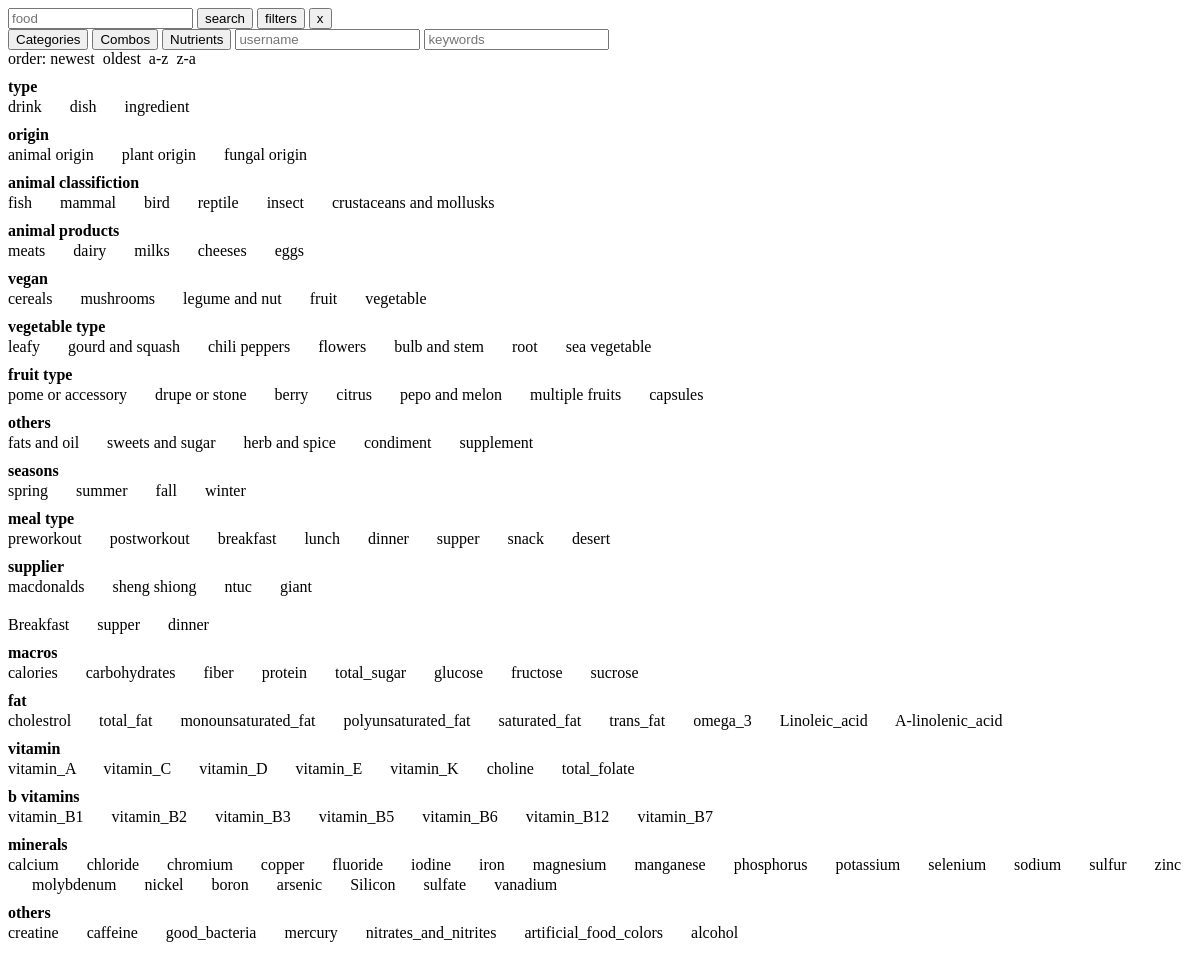
The page /foodSearch on the database as committed earlier.
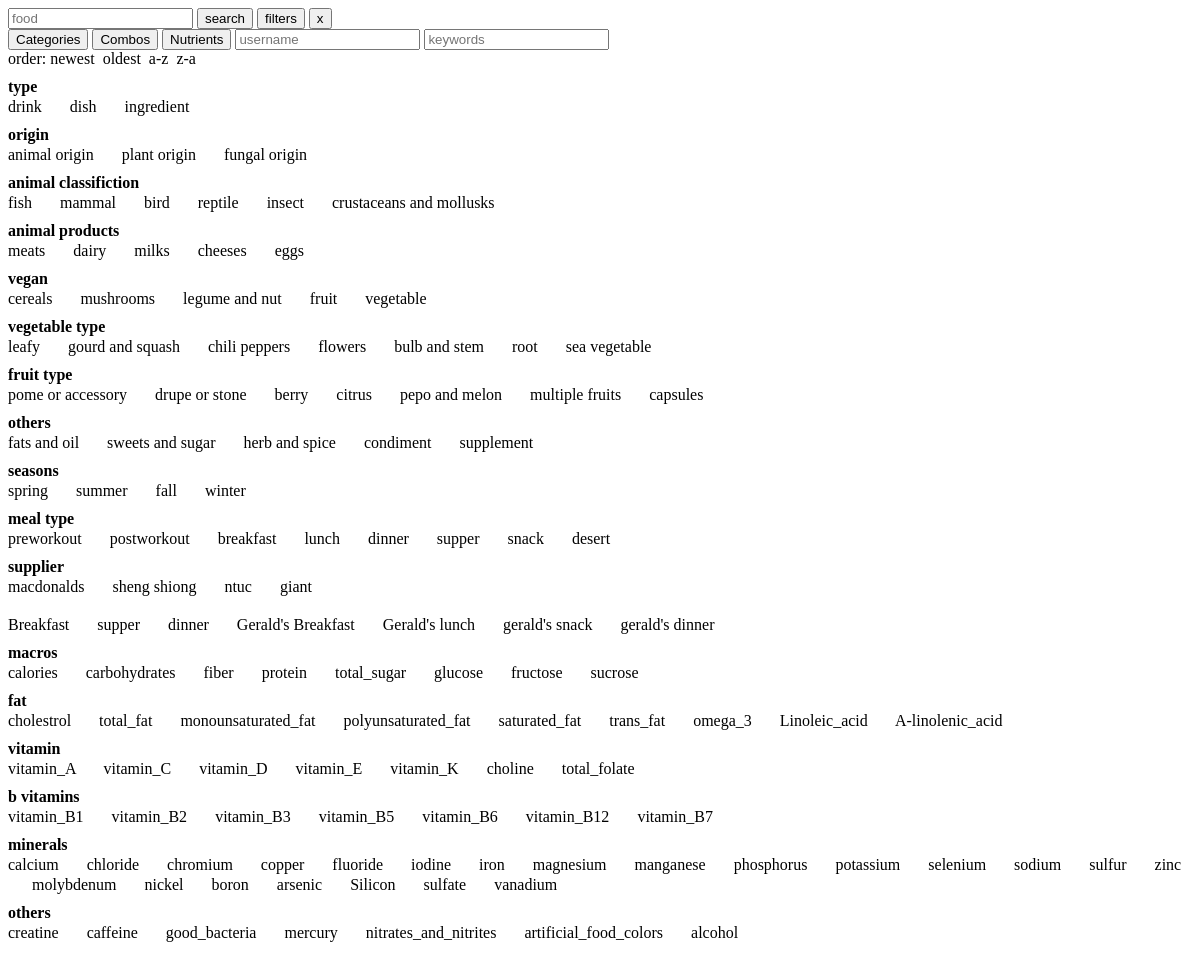
The same page on the database as committed later.
### tables this page shows
CREATE TABLE category_header (
    id INTEGER PRIMARY KEY AUTOINCREMENT NOT NULL,
    name TEXT NOT NULL
);

CREATE TABLE category (
    id INTEGER PRIMARY KEY AUTOINCREMENT NOT NULL,
    timestamp TEXT NOT NULL,
    name TEXT NOT NULL,
    category_header_id INTEGER NOT NULL,
    active INTEGER NOT NULL DEFAULT 1,
    user_id INTEGER NOT NULL,
    FOREIGN KEY (category_header_id) REFERENCES category_header(id)
);

CREATE TABLE combo (
    id INTEGER PRIMARY KEY NOT NULL,
    timestamp TEXT NOT NULL,
    user_id INTEGER NOT NULL,
    name TEXT NOT NULL,
    description TEXT,
    active INTEGER NOT NULL DEFAULT 1,
    FOREIGN KEY (user_id) REFERENCES user(id)
);

CREATE TABLE nutrient_header (
    id INTEGER PRIMARY KEY AUTOINCREMENT NOT NULL,
    name TEXT NOT NULL
);

CREATE TABLE nutrient (
    id INTEGER PRIMARY KEY AUTOINCREMENT NOT NULL,
    timestamp TEXT NOT NULL,
    name TEXT NOT NULL,
    description TEXT,
    nutrient_header_id INTEGER NOT NULL,
    active INTEGER NOT NULL DEFAULT 1,
    user_id INTEGER NOT NULL,
    FOREIGN KEY (nutrient_header_id) REFERENCES nutrient_header(id)
);

### app.py (the view)
@app.route("/foodSearch")
def foodSearch():
    db = get_db()
    c = db.cursor()
    searchFilterInfo = loadSearchFilterInfo(c)
    db.close()
    return render_template(
        "foodSearch.html",
        categories_headers_nest=searchFilterInfo["categories_headers_nest"],
        combos=searchFilterInfo["combos"],
        nutrients_headers_nest=searchFilterInfo["nutrients_headers_nest"],
        foodForm_id=request.args.get("foodForm_id"),
        id=request.args.get("id")
    )

### app.py (called while the page is built)
@app.teardown_appcontext
def close_connectioncall(exception):
    close_connection(exception)

### scripts/helpers.py (called while the page is built)
def get_db():
    db = getattr(g, "_database", None)
    if db is None:
        db = g._database = sqlite3.connect(DATABASE)
    return db

def close_connection(exception):
    db = getattr(g, "_database", None)
    if db is not None:
        db.close()

def listOfTuplesToListOfDict(listOfTuples, listOfKeys):
    list = []
    for tuple in listOfTuples:
        list.append(tupleToDict(tuple, listOfKeys))
    return list

def tupleToDict(tuple, listOfKeys):
    dict = {}
    for key, item in zip(listOfKeys, tuple):
        dict[key] = item
    return dict

### templates/foodSearch.html (shortened to what this page needs)
<div id="tabGroup_{{id}}_{{foodForm_id}}_search">
    <input class='foodSearchInput' onchange="this.setAttribute('value', this.value)" type="text" placeholder="food" list="foodList" name="food"/>
    <button onclick='searchForFood(this)' type="button">search</button>
    <button data-tab="tabGroup_{{id}}_{{foodForm_id}}_filters">filters</button>
    <button onclick="removeParentElement(this)">x</button>
    <div id="tabGroup_{{id}}_{{foodForm_id}}_filters" data-filter>
        <button data-tab="categories">Categories</button>
        <button data-tab="combos">Combos</button>
        <button data-tab="nutrients">Nutrients</button>
        <input type="text" name="username" placeholder="username" list="users">
        <input type="text" name="keywords" placeholder="keywords" title="words in the description" list="users">
        <br>
        order:
        <span>
            <span>
                <span class="div_checkbox_checked" style="user-select:none" onclick="check_radio_neighbor(this)">newest</span>
            </span>
            <span>
                <span class="div_checkbox" style="user-select:none" onclick="check_radio_neighbor(this)">oldest</span>
            </span>
            <span>
                <span class="div_checkbox" style="user-select:none" onclick="check_radio_neighbor(this)">a-z</span>
            </span>
            <span>
                <span class="div_checkbox" style="user-select:none" onclick="check_radio_neighbor(this)">z-a</span>
            </span>
        </span>
        <div id="categories">
            {% for header in categories_headers_nest%}
                <h4 style="margin-bottom:0px; margin-top:10px;">{{header.name}}</h4>
                {% for category in header.categories %}
                <span>
                    <span title="id: {{category.id}}&#13;user: {{category.username}}" class="div_checkbox" style="user-select:none" onclick="check_checkbox_neighbor(this)">{{category.name}}</span>
                </span>
                {% endfor %}
            {% endfor %}
        </div>
        <div id="combos">
            <br>
            {% for combo in combos %}
            <span>
                <span title="id: {{combo.id}}&#13;user: {{combo.username}}" class="div_checkbox" style="user-select:none" onclick="check_checkbox_neighbor(this)">{{combo.name}}</span>
            </span>
            {% endfor %}
        </div>
        <div id="nutrients">
            {% for header in nutrients_headers_nest%}
                <h4 style="margin-bottom:0px; margin-top:10px;">{{header.name}}</h4>
                {% for nutrient in header.nutrients %}
                <span>
                    <span title="id: {{nutrient.id}}&#13;user: {{nutrient.username}}" class="div_checkbox" style="user-select:none" onclick="check_checkbox_neighbor(this)">{{nutrient.name}}</span>
                </span>
                {% endfor %}
            {% endfor %}
        </div>
    </div>
    <br>
</div>

Rows that differ between the two databases and show on the page:
added combo: name "Gerald's Breakfast"
added combo: name "Gerald's lunch"
added combo: name "gerald's snack"
added combo: name "gerald's dinner"
